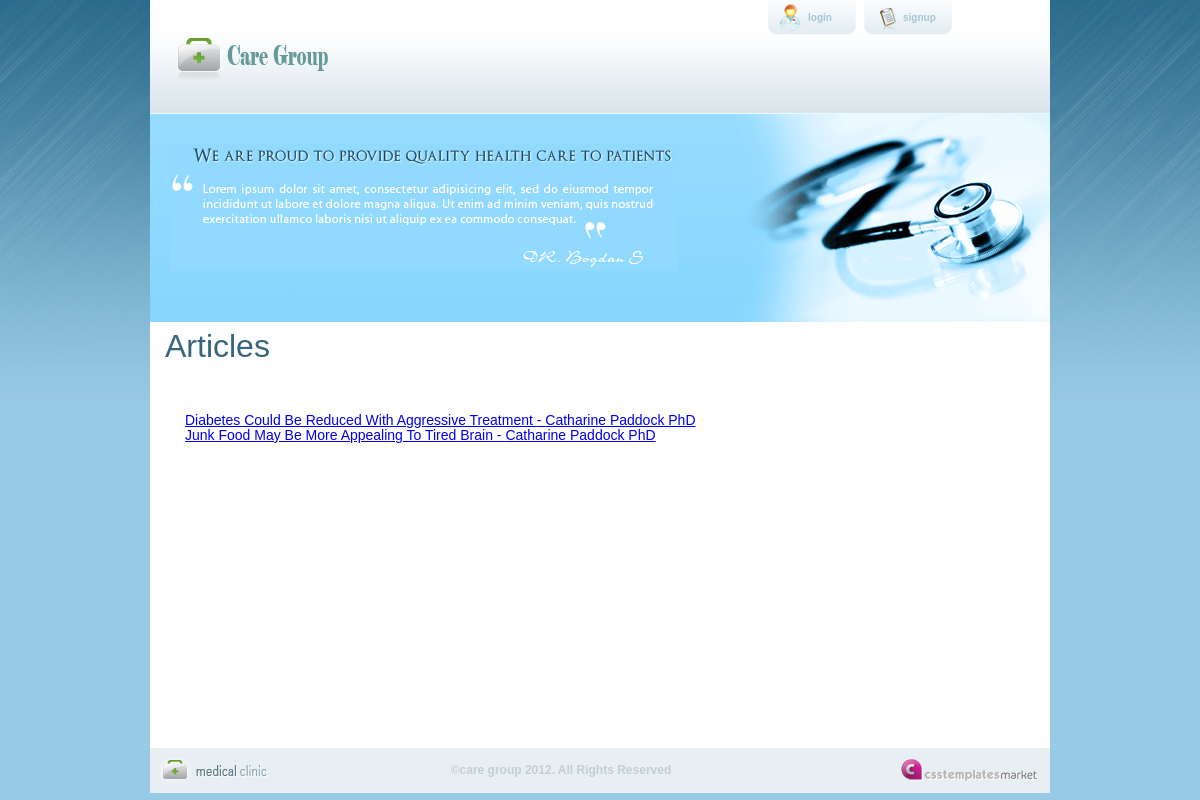
The page /viewContents.php on the database its author committed.
### tables this page shows
CREATE TABLE `content` (
  `id` int(10) unsigned NOT NULL auto_increment,
  `Name` varchar(45) NOT NULL,
  `Headline` varchar(100) NOT NULL,
  `Content_Text` text NOT NULL,
  `Author` varchar(45) NOT NULL,
  PRIMARY KEY  (`id`)
);

### Include/db.php (called while the page is built, shortened)
<?php
    class DataManager
    {
        var $user = "Admin";
        var $pass = "P@SSW)RD";
        var $dbHost = "localhost";
        function DataManager()
        {
            $this->con = mysql_connect($this->dbHost, $this->user, $this->pass)
            or die ("Could not connect to db: " . mysql_error());
		}
		function getContents()
		{
			return mysql_query("SELECT * FROM Content");
		}
	}
?>

### viewContents.php (the view, shortened to what this page needs)
<?php
require_once("Include/db.php");
$db=new DataManager();
?>
<!DOCTYPE HTML>
<html>
<head>
<link href="Style/style.css" rel="stylesheet" type="text/css">
</head>
<body>
<div id="main_container">
	<div class="header">
    	<div id="logo"><a href="index.php"><img src="Style/images/logo.png" alt="" title="" width="162" height="54" border="0" /></a></div>
    	<div class="right_header">
            <div class="top_menu">
            <a href="login.php" class="login">login</a>
            <a href="signup.php" class="sign_up">signup</a>
            </div>
        </div>
    </div>
    <div id="middle_box">
    	<div class="middle_box_content"><img src="Style/images/banner_content.jpg" alt="" title="" /></div>
    </div>
    <div id="main_content">
    <br/>
    <p><font size="+3">Articles</font></p>
    <br/><br/>
    <div id="programMenu">
    <li>
    	<?php
        	$result=$db->getContents();
			while($row=mysql_fetch_array($result))
			{
				echo'
						<li><a href="Article.php?ID='.$row['id'].'">'.$row['Headline'].'      -   '.$row['Author'].'</a></li>
					';
			}
		?>
    </li>
    </div>
    </div>
</div>
     <div id="footer">
     	<div class="copyright">
        <img src="Style/images/footer_logo.gif" alt="" title="" />
        </div>
        <div class="center_footer">&copy;care group 2012. All Rights Reserved</div>
   	   <div class="footer_links">
        <a href="http://csstemplatesmarket.com"><img src="Style/images/csstemplatesmarket.gif" alt="csstemplatesmarket" title="csstemplatesmarket" border="0" /></a><br />
   	   </div>
    </div>
</body>
</html>

### Style/style.css (style rules this page uses)
body { background:url(images/bg.jpg) no-repeat top center #97cae4; margin:0px; padding:0px; font-family:Arial, Helvetica, sans-serif; font-size:14px; color: #37657D; }
p { margin:0px; padding:0 0 5px 0; line-height:17px; text-align:left; color: #37657D; }
#main_container { width:900px; height:auto; margin:auto; background-color:#fff; }
.header { width:900px; height:114px; margin:auto; background:url(images/header_bg.gif) repeat-x; }
.right_header { float:right; width:550px; }
#logo { padding:30px 0 0 20px; float:left; }
#middle_box { width:900px; height:208px; clear:both; margin:auto; background:url(images/middle_banner.gif) no-repeat center; }
.middle_box_content { padding:30px 0 0 20px; }
.top_menu { width:285px; float:right; }
a.login { width:49px; height:35px; display:block; background:url(images/login.gif) no-repeat center; line-height:35px; color:#a6c4d4; font-size:10px; font-weight:bold; text-decoration:none; padding:0 0 0 40px; float:left; margin:0 3px 0 3px; }
a.sign_up { width:49px; height:35px; display:block; background:url(images/sign_up.gif) no-repeat center; line-height:35px; color:#a6c4d4; font-size:10px; font-weight:bold; text-decoration:none; padding:0 0 0 40px; float:left; margin:0 3px 0 3px; }
#main_content { width:885px; height: autopx; margin: auto; padding:0 0 0 15px; }
#programMenu { width:850px; height:auto; float:right; margin-top: 10px; margin-right: 10px; margin-bottom: 300px; margin-left: 10px; padding: 5px; text-align: left; }
ol,ul,li { margin:auto; list-style:none; line-height:15px; }
#footer { margin:auto; width:900px; height:45px; color:#508aa1; background-color:#e8eff2; }
.copyright { float:left; padding:10px 0 0 10px; }
.center_footer { color:#c3ced4; font-size:12px; font-weight:bold; width:550px; padding:15px; text-align:center; float:left; }
.footer_links { float:right; padding:10px 10px 0 0; }

### rows shown on the page
content: Headline "Diabetes Could Be Reduced With Aggressive Treatment", Author "Catharine Paddock PhD"
content: Headline "Junk Food May Be More Appealing To Tired Brain", Author "Catharine Paddock PhD"
